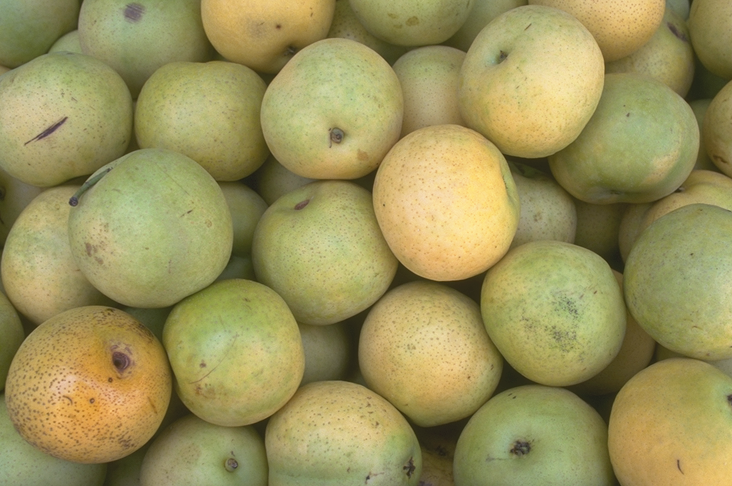
#> input picture Lab4/pears.png, 732 x 486 px
$ python lab4.py
#> lines starting #> are read from the running program, lines starting #| are printed output that depends on the picture
import cv2
import numpy as np
import scipy
from   skimage.filters import roberts, sobel, prewitt
from scipy import ndimage
from matplotlib import pyplot as plt

'''
Noman Shafqat
'''

'''
weighted average filters give different weights to different neighbouring pixels but in our image there is no clear difference;

NOTE : TASK1 AND TASK 2 FUNCTIONS AT THE END OF THE FILE COMMENT ONE OUT TO RUN
'''


def task1():
    img = cv2.imread('pears.png',0)
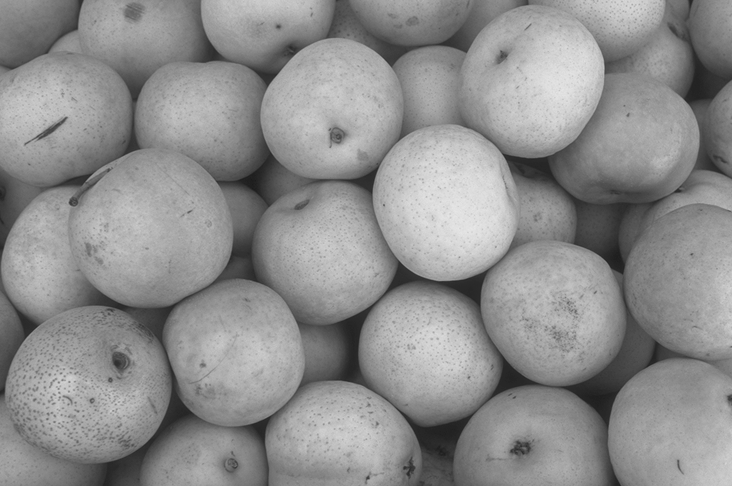
#> img: shape (486, 732); min 27, max 232, mean 142
    kernel = np.ones((3, 3), np.float32) / 9

    dst3 = cv2.filter2D(img, -1, kernel)

    kernel = np.ones((5, 5), np.float32) / 25
    dst5 = cv2.filter2D(img, -1, kernel)

    kernel = np.ones((15, 15), np.float32) / 225
    dst15 = cv2.filter2D(img, -1, kernel)
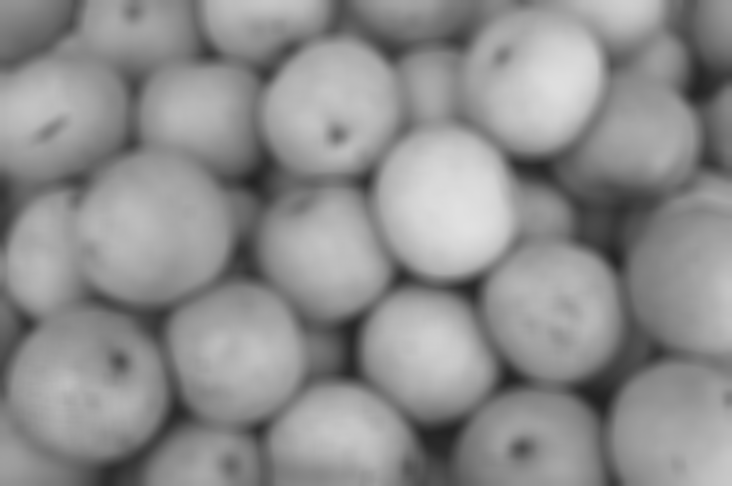
#> dst15: shape (486, 732); min 34, max 225, mean 142

    kernel = np.ones((35, 35), np.float32) / 1225
    dst35 = cv2.filter2D(img, -1, kernel)
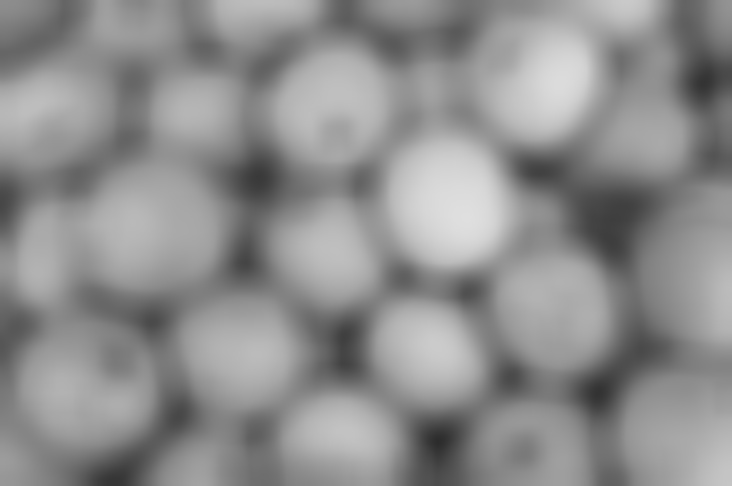
#> dst35: shape (486, 732); min 44, max 223, mean 142

    kernel = [
        1, 2, 1,
        2, 4, 2,
        1, 2, 1
    ]
    kernel = np.array(kernel)
    kernel = kernel.reshape(3, 3)
    kernel = kernel / 16
    dst242 = cv2.filter2D(img, -1, kernel)

    kernel = [
        4, 8, 4,
        8, 0, 8,
        4, 8, 4
    ]
    kernel = np.array(kernel)
    kernel = kernel.reshape(3, 3)
    kernel = kernel / 48
    dst808 = cv2.filter2D(img, -1, kernel)

    # [8 lines of commented-out code are left out]

    plt.subplot(331)
    plt.title('Original')
    plt.imshow(img, cmap='gray')
    plt.axis('off')

    plt.subplot(332)
    plt.title('dst3')
    plt.imshow(dst3.astype('uint8'), cmap='gray')
    plt.axis('off')

    plt.subplot(333)
    plt.title('dst5')
    plt.imshow(dst5.astype('uint8'), cmap='gray')
    plt.axis('off')

    plt.subplot(334)
    plt.title('dst15')
    plt.imshow(dst15.astype('uint8'), cmap='gray')
    plt.axis('off')

    plt.subplot(335)
    plt.title('dst35')
    plt.imshow(dst35.astype('uint8'), cmap='gray')
    plt.axis('off')

    plt.subplot(336)
    plt.title('dst242')
    plt.imshow(dst242.astype('uint8'), cmap='gray')
    plt.axis('off')

    plt.subplot(337)
    plt.title('dst808')
    plt.imshow(dst808.astype('uint8'), cmap='gray')

    plt.axis('off')

    plt.show()
    cv2.waitKey(0)
    cv2.destroyAllWindows()


# [112 lines left out: function task2, not called in this run]


task1()
#task2()
